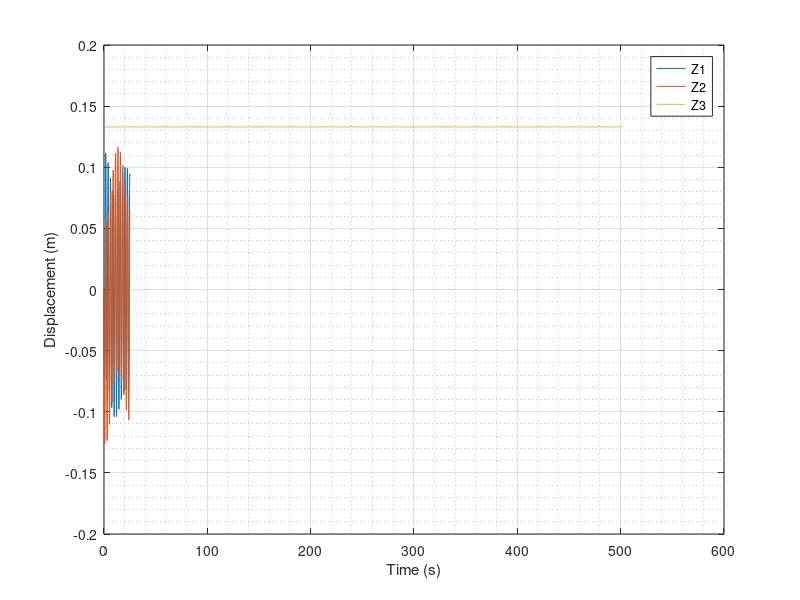

Recreate this plot in MATLAB.
%%ME363
clear all
clc

%Given
p = 2;
q = 3;
r = 9;

m1 = p/1000 ; %kg
m2 = q/1000; %kg
m3 = r/1000; %kg

k = q/150; %N/m
c = p/1200; %
w = 3*r; % rad/s

Zmax = 13.3/100; %mm to m
Fmax = 0.41/100; %mN to N
Y = r/100; %mm to m

Z0 = 0;
Z_dot0 = 0;

damp1 = c/(2*sqrt(m1*k)); %damp ratio
damp2 = c/(2*sqrt(m2*k)); %damp ratio
damp3 = c/(2*sqrt(m3*k)); %damp ratio

wn1 = sqrt(k/m1); %natural frequency
wn2 = sqrt(k/m2); %natural frequency
wn3 = sqrt(k/m3); %natural frequency

r1 = w/wn1;
r2 = w/wn2;
r3 = w/wn3;

wd1 = wn1*sqrt(1-damp1^2);
wd2 = wn2*sqrt(1-damp2^2);
wd3 = wn3*sqrt(1-damp3^2);

%Find the total response and forces for each mass
tmax = 2.5; %s
i = 1;
t = 0;
while t < tmax
    phi1 = atand((2*damp1*r1)/(1-r1^2));
    phi2 = atand((2*damp2*r2)/(1-r2^2));
    phi3 = atand((2*damp3*r3)/(1-r3^2));
    Zp1(i) = ((Y*r1^2))*(1/sqrt(((1-r1^2)^2)+((2*damp1*r1)^2))*(cos((w*t)-phi1)));
    Zp2(i) = ((Y*r2^2))*(1/sqrt(((1-r2^2)^2)+((2*damp2*r2)^2))*(cos((w*t)-phi2)));
    Zp3(i) = ((Y*r3^2))*(1/sqrt(((1-r2^2)^2)+((2*damp3*r3)^2))*(cos((w*t)-phi3)));
    
    A1 = Z0 - Zp1(1);
    A2 = Z0 - Zp2(1);
    A3 = Z0 - Zp3(1);
    
    B1 = Z_dot0 - Zp1(1)+(damp1*wn1*A1);
    B2 = Z_dot0 - Zp2(1)+(damp2*wn2*A2);
    B3 = Z_dot0 - Zp3(1)+(damp3*wn3*A3);
    
    Zh1(i) = (exp(-damp1*wn1*t))*((A1*cos(wd1*t))+((B1/wd1)*sin(wd1*t)));
    Zh2(i) = (exp(-damp2*wn2*t))*((A2*cos(wd2*t))+((B2/wd2)*sin(wd2*t)));
    Zh3(i) = (exp(-damp3*wn3*t))*((A3*cos(wd3*t))+((B3/wd3)*sin(wd3*t)));
    
    Z1 = Zp1 + Zh1; %m
    Z2 = Zp2 + Zh2; %m
    Z3 = Zp3 + Zh3; %m
    
    Z_dot1 = diff(Z1);
    Z_dot2 = diff(Z2);
    Z_dot3 = diff(Z3);
    
    F1 = (k*Z1)+(c*[Z_dot1,zeros(1,1)]); %N
    F2 = (k*Z2)+(c*[Z_dot2,zeros(1,1)]); %N
    F3 = (k*Z3)+(c*[Z_dot3,zeros(1,1)]); %N
    
    t = t + 0.005;
    i = i + 1;
end

%If the Z value exceeds the constraint the value will be displayed in the
%command window
ii = 1;
t = 0;
while t < tmax
    if Z1(ii) > Zmax
        disp("Z1 = " + Z1(ii))
        t = tmax;
    elseif Z2(ii) > Zmax
        disp("Z2 = " + Z2(ii))
        t = tmax;
    elseif Z3(ii) > Zmax
        disp("Z3 = " + Z3(ii))
        t = tmax;
    else
        t = t + 0.005;
        ii = ii + 1;
    end
end

%Just in case the first test doesn't work this will allow you to see the
%Zmax compared to the maximum Z values for each mass
if ii < i
    disp('Check Z values')
    Zmax
    disp("Z1max = " + max(Z1))
    disp("Z2max = " + max(Z2))
    disp("Z3max = " + max(Z3))
end

%Display F that exceeds the constraint
iii = 1;
t = 0;
while t < tmax
    if F1(iii) > Fmax
        disp("F1 = " + F1(iii))
        t = tmax;
    elseif F2(iii) > Fmax
        disp("F2 = " + F2(iii))
        t = tmax;
    elseif F3(iii) > Fmax
        disp("F3 = " + F3(iii))
        t = tmax;
    else
        t = t + 0.005;
        iii = iii + 1;
    end
end

%Display the F maximum value compared to the maximum forces for each mass
if iii < i
    disp('Check F values')
    Fmax
    disp("F1max = " + max(F1))
    disp("F2max = " + max(F2))
    disp("F3max = " + max(F3))
end


%a)
%Energy
E1 = pi()*c*w.*Z1.^2; %Joules
E2 = pi()*c*w.*Z2.^2; %Joules
E3 = pi()*c*w.*Z3.^2; %Joules
disp("E1 = " + max(E1))
disp("E2 = " + max(E2))
disp("E3 = " + max(E3))

%b)
plot([0:0.05:25],Z1)
hold on
plot([0:0.05:25],Z2)
% hold on
% plot(Z3)
hold on
plot(Zmax*ones(1,i)) %create line for Zmax 
legend('Z1','Z2','Z3','Zmax')
grid ON
grid MINOR

ylabel('Displacement (m)');
xlabel('Time (s)');
